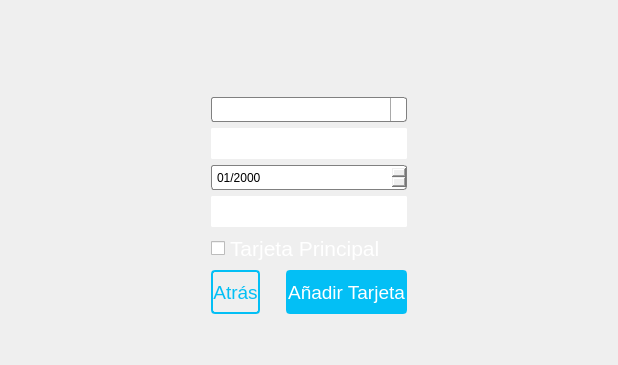
          <widget class="QWidget" name="pageBankCardData">
           <layout class="QGridLayout" name="gridLayout_6">
            <item row="1" column="1">
             <layout class="QVBoxLayout" name="verticalLayout_4">
              <item>
               <widget class="QLabel" name="labelFormCompletion2">
                <property name="minimumSize">
                 <size>
                  <width>0</width>
                  <height>40</height>
                 </size>
                </property>
                <property name="maximumSize">
                 <size>
                  <width>16777215</width>
                  <height>40</height>
                 </size>
                </property>
                <property name="styleSheet">
                 <string notr="true">font-family: helvetica neue;
font-weight: 100;
color: white;</string>
                </property>
                <property name="text">
                 <string/>
                </property>
               </widget>
              </item>
              <item>
               <widget class="QComboBox" name="comboBoxCardTypeForm2">
                <property name="minimumSize">
                 <size>
                  <width>119</width>
                  <height>25</height>
                 </size>
                </property>
                <property name="styleSheet">
                 <string notr="true">QComboBox {
    border: 1px solid gray;
    border-radius: 3px;
    padding: 1px 18px 1px 3px;
    min-width: 6em;
}

QComboBox:editable {
    background: white;
}

QComboBox:!editable, QComboBox::drop-down:editable {
     background: qlineargradient(x1: 0, y1: 0, x2: 0, y2: 1,
                                 stop: 0 #E1E1E1, stop: 0.4 #DDDDDD,
                                 stop: 0.5 #D8D8D8, stop: 1.0 #D3D3D3);
}

/* QComboBox gets the &quot;on&quot; state when the popup is open */
QComboBox:!editable:on, QComboBox::drop-down:editable:on {
    background: qlineargradient(x1: 0, y1: 0, x2: 0, y2: 1,
                                stop: 0 #D3D3D3, stop: 0.4 #D8D8D8,
                                stop: 0.5 #DDDDDD, stop: 1.0 #E1E1E1);
}

QComboBox:on { /* shift the text when the popup opens */
    padding-top: 3px;
    padding-left: 4px;
}

QComboBox::drop-down {
    subcontrol-origin: padding;
    subcontrol-position: top right;
    width: 15px;

    border-left-width: 1px;
    border-left-color: darkgray;
    border-left-style: solid; /* just a single line */
    border-top-right-radius: 3px; /* same radius as the QComboBox */
    border-bottom-right-radius: 3px;
}

QComboBox::down-arrow {
    image: url(:/MyFiles/Images/downArrow.png);
	width: 12px;
    height: 12px;

}

QComboBox QAbstractItemView {
    border: 2px solid darkgray;
    selection-background-color: #f0f0f0;
}</string>
                </property>
               </widget>
              </item>
              <item>
               <widget class="QLineEdit" name="lineEditCardNumberForm2">
                <property name="minimumSize">
                 <size>
                  <width>0</width>
                  <height>25</height>
                 </size>
                </property>
                <property name="styleSheet">
                 <string notr="true">border-radius: 2px;
border: 1.5px solid white;
font-family: helvetica neue;
font-style: ultrafina;
font-size: 16pt;
color: white;</string>
                </property>
                <property name="inputMask">
                 <string/>
                </property>
                <property name="text">
                 <string/>
                </property>
                <property name="maxLength">
                 <number>32767</number>
                </property>
                <property name="placeholderText">
                 <string>Número de Tarjeta</string>
                </property>
               </widget>
              </item>
              <item>
               <widget class="QDateEdit" name="dueDateEditForm2">
                <property name="minimumSize">
                 <size>
                  <width>119</width>
                  <height>25</height>
                 </size>
                </property>
                <property name="styleSheet">
                 <string notr="true">QDateEdit {
    border: 1px solid gray;
    border-radius: 3px;
    padding: 1px 18px 1px 3px;
    min-width: 6em;
}

QDateEdit:editable {
    background: white;
}

QDateEdit:!editable, QDateEdit::drop-down:editable {
     background: qlineargradient(x1: 0, y1: 0, x2: 0, y2: 1,
                                 stop: 0 #E1E1E1, stop: 0.4 #DDDDDD,
                                 stop: 0.5 #D8D8D8, stop: 1.0 #D3D3D3);
}

/* QComboBox gets the &quot;on&quot; state when the popup is open */
QDateEdit:!editable:on, QDateEdit::drop-down:editable:on {
    background: qlineargradient(x1: 0, y1: 0, x2: 0, y2: 1,
                                stop: 0 #D3D3D3, stop: 0.4 #D8D8D8,
                                stop: 0.5 #DDDDDD, stop: 1.0 #E1E1E1);
}

QDateEdit:on { /* shift the text when the popup opens */
    padding-top: 3px;
    padding-left: 4px;
}

QDateEdit::drop-down {
    subcontrol-origin: padding;
    subcontrol-position: top right;
    width: 15px;

    border-left-width: 1px;
    border-left-color: darkgray;
    border-left-style: solid; /* just a single line */
    border-top-right-radius: 3px; /* same radius as the QComboBox */
    border-bottom-right-radius: 3px;
}

QDateEdit::up-arrow {
    image: url(:/MyFiles/Images/upArrow.png);
	width: 12px;
    height: 12px;

}

QDateEdit::down-arrow {
    image: url(:/MyFiles/Images/downArrow.png);
	width: 12px;
    height: 12px;

}

QDateEdit QAbstractItemView {
    border: 2px solid darkgray;
    selection-background-color: #f0f0f0;
}</string>
                </property>
                <property name="buttonSymbols">
                 <enum>QAbstractSpinBox::UpDownArrows</enum>
                </property>
                <property name="displayFormat">
                 <string>MM/yyyy</string>
                </property>
               </widget>
              </item>
              <item>
               <widget class="QLineEdit" name="lineEditCSCForm2">
                <property name="minimumSize">
                 <size>
                  <width>0</width>
                  <height>25</height>
                 </size>
                </property>
                <property name="styleSheet">
                 <string notr="true">border-radius: 2px;
border: 1.5px solid white;
font-family: helvetica neue;
font-style: ultrafina;
font-size: 16pt;
color: white;</string>
                </property>
                <property name="placeholderText">
                 <string>CSC 3 dígitos</string>
                </property>
                <property name="clearButtonEnabled">
                 <bool>false</bool>
                </property>
               </widget>
              </item>
              <item>
               <widget class="QCheckBox" name="checkBoxForm2">
                <property name="minimumSize">
                 <size>
                  <width>0</width>
                  <height>25</height>
                 </size>
                </property>
                <property name="styleSheet">
                 <string notr="true">font-family: helvetica neue;
font-style: ultrafina;
font-size: 16pt;
color: white;</string>
                </property>
                <property name="text">
                 <string>Tarjeta Principal</string>
                </property>
               </widget>
              </item>
              <item>
               <layout class="QHBoxLayout" name="horizontalLayout_20">
                <item>
                 <widget class="QPushButton" name="pushButtonGoBackToForm">
                  <property name="minimumSize">
                   <size>
                    <width>0</width>
                    <height>44</height>
                   </size>
                  </property>
                  <property name="styleSheet">
                   <string notr="true">QPushButton{
	background-color:rgba(3,191,245,0);
	border-radius: 4px;
	border: 1.5px solid #03bff5;
	font-family: helvetica neue;
	font-style: 100;
	font-size: 14pt;
	color: #03bff5;
}


QPushButton:hover {
    background-color:rgba(3,191,245,50);
	border-radius: 4px;
	border: 1.5px solid #03bff5;
	font-family: helvetica neue;
	font-style: 100;
	font-size: 14pt;
	color: #03bff5;
}


QPushButton:pressed {
    background-color:rgba(3,191,245,150);
	border-radius: 4px;
	border: 1.5px solid #03bff5;
	font-family: helvetica neue;
	font-style: 100;
	font-size: 14pt;
	color: white;
}

QPushButton:checked {
    background-color:rgba(3,191,245,255);
	border-radius: 4px;
	border: 1.5px solid #03bff5;
	font-family: helvetica neue;
	font-style: 100;
	font-size: 14pt;
	color: white;
}

</string>
                  </property>
                  <property name="text">
                   <string>Atrás</string>
                  </property>
                 </widget>
                </item>
                <item>
                 <spacer name="horizontalSpacer_4">
                  <property name="orientation">
                   <enum>Qt::Horizontal</enum>
                  </property>
                  <property name="sizeType">
                   <enum>QSizePolicy::Maximum</enum>
                  </property>
                  <property name="sizeHint" stdset="0">
                   <size>
                    <width>20</width>
                    <height>20</height>
                   </size>
                  </property>
                 </spacer>
                </item>
                <item>
                 <widget class="QPushButton" name="pushButtonCreateAccoutForm">
                  <property name="minimumSize">
                   <size>
                    <width>0</width>
                    <height>44</height>
                   </size>
                  </property>
                  <property name="styleSheet">
                   <string notr="true">QPushButton{
	background-color:rgba(3,191,245,255);
	border-radius: 4px;
	border: 1.5px solid #03bff5;
	font-family: helvetica neue;
	font-style: 100;
	font-size: 14pt;
	color: white;
}


QPushButton:hover {
    background-color:rgba(3,191,245,255);
	border-radius: 4px;
	border: 1.5px solid #03bff5;
	font-family: helvetica neue;
	font-style: 100;
	font-size: 16pt;
	color: white;
}


QPushButton:pressed {
    background-color:rgba(3,191,245,200);
	border-radius: 4px;
	border: 1.5px solid #03bff5;
	font-family: helvetica neue;
	font-style: 100;
	font-size: 16pt;
	color: white;
}
</string>
                  </property>
                  <property name="text">
                   <string>Añadir Tarjeta</string>
                  </property>
                 </widget>
                </item>
               </layout>
              </item>
             </layout>
            </item>
            <item row="1" column="0">
             <spacer name="horizontalSpacer_9">
              <property name="orientation">
               <enum>Qt::Horizontal</enum>
              </property>
              <property name="sizeType">
               <enum>QSizePolicy::Preferred</enum>
              </property>
              <property name="sizeHint" stdset="0">
               <size>
                <width>200</width>
                <height>20</height>
               </size>
              </property>
             </spacer>
            </item>
            <item row="0" column="1">
             <spacer name="verticalSpacer_2">
              <property name="orientation">
               <enum>Qt::Vertical</enum>
              </property>
              <property name="sizeHint" stdset="0">
               <size>
                <width>20</width>
                <height>40</height>
               </size>
              </property>
             </spacer>
            </item>
            <item row="2" column="1">
             <spacer name="verticalSpacer_3">
              <property name="orientation">
               <enum>Qt::Vertical</enum>
              </property>
              <property name="sizeHint" stdset="0">
               <size>
                <width>20</width>
                <height>40</height>
               </size>
              </property>
             </spacer>
            </item>
            <item row="1" column="2">
             <spacer name="horizontalSpacer_10">
              <property name="orientation">
               <enum>Qt::Horizontal</enum>
              </property>
              <property name="sizeType">
               <enum>QSizePolicy::Preferred</enum>
              </property>
              <property name="sizeHint" stdset="0">
               <size>
                <width>200</width>
                <height>20</height>
               </size>
              </property>
             </spacer>
            </item>
           </layout>
          </widget>
